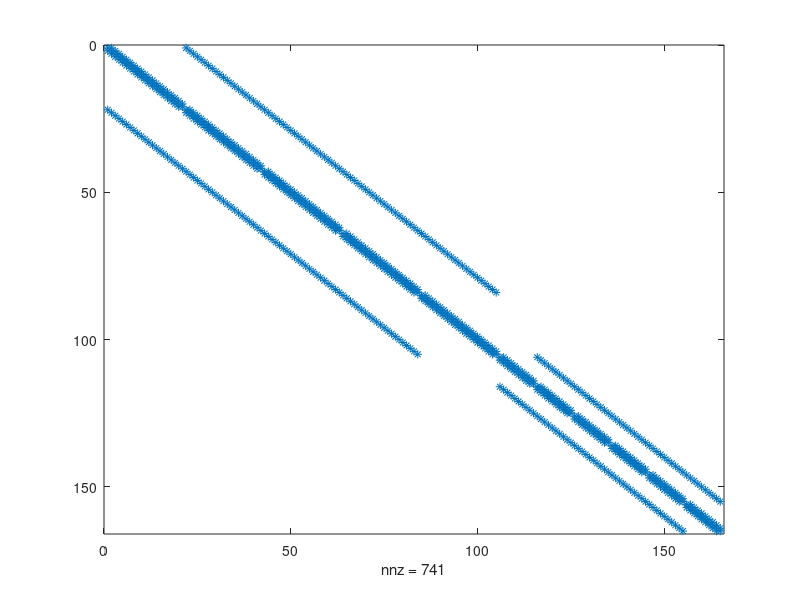

Write the MATLAB code that produced this figure. (Note: this script raises an error after producing the figure.)
% steadyHeatEquation2DJacobi.m
% Zijun Fang
% CID: 01811420
% -------------------
% Solve the 2D poisson equation
%
% -(T_xx + T_yy) = q(x,y)
%
% With the boundary conditions on the edge sides, which modelling in the L-
% shape plate with each side grid point in Nx and Ny; to modfy the unit
% length of gird step of finite element mesh to simulate the heat in
% different solving methods.
%
% Solve this question in Jacobi method.

% Clean up
clear
close all

% ----------------------------------------------------------------------- %
% Setup
% ----------------------------------------------------------------------- %

%% Set the dimension of matrix A
Nx = 5;
Ny = 10;
a = 1;
dx = a / (Nx+1);
dy = a / (Ny+1);
A = zeros(Nx*(2*Ny+1)+(Nx+1)*Ny);
c = (dx/dy)^2;
c1 = 2*(1+c);
c2 = c;
c3 = 1;
n = 1:Nx;
m = (Nx*(2*Ny+1)+(Nx+1)*Ny);

%% Matrix A setting
% General diag matrix settings

for i = 1:(Nx*(2*Ny+1)+(Nx+1)*Ny)
    A(i,i) = -c1;
end
for i = 2:(Nx*(2*Ny+1)+(Nx+1)*Ny)
    A(i,i-1) = c2;
    A(i-1,i) = c2;
end
for i = (2*Ny+2):(Nx*(2*Ny+1))
    A(i-(2*Ny+1),i) = c3;
    A(i,i-(2*Ny+1)) = c3;
end

for i = (Nx*(2*Ny+1)+1+Ny):(Nx*(2*Ny+1)+(Nx+1)*Ny)
    A(i-Ny,i) = c3;
    A(i,i-Ny) = c3;
end

% Specific matrix settings
for i = n*(2*Ny+1)
    A(i,i+1) = 0;
    A(i+1,i) = 0;
end

for i = n*Ny+(Nx*(2*Ny+1))
    A(i,i+1) = 0;
    A(i+1,i) = 0;
end

A = sparse(A);
spy(A)


%% Setting the vector b which based on function q(x,y)
% Setting the calculation loop of output temp results
b = zeros (m,1);
k = 1;

for i = dx : dx : 2*a-dx
    for j = dy : dy : 2*a-dy
        if i >= a-dx && j <= a+dy
        else
            b(k) = -dx^2 * qxy(i,j,a);
            k = k+1;
        end
    end
end

           

%% Jacobi method simulation and Temperature output
% Form the matrix A = L + U + D
% D : diagonal matrix
% L : lower matrix
% U : upper matrix
D = diag ( diag (A) );
L = tril (A) - D;
U = triu (A) - D;


% Jacobian matrix function : Tx_u = P * b - Q * Tx
% u : time step number
P = D^-1;
Q = (P) * (L+U);

% Temperature output results
Tx = zeros (m,1);
Tx_u = zeros (m,1);

tol_min = 0.0001;
iter_max = 10^4;

for iter = 0 : iter_max
    Tx = P * b - Q * Tx;
    plotT(Nx, Ny, dx, dy, Tx);
    tol = norm( (Tx_u-Tx), 2)
    
    if tol > 100
        disp(' This matrix forming in weak solution.');
        break;
    elseif tol < tol_min
        disp(' This matrix forming in possible solution.');
        break;
    end
    Tx_u = Tx;
    
end


%% Function assign T and plot contour
function plotT(Nx, Ny, dx, dy, Tx)

[X,Y]=meshgrid(0:dy:2,0:dx:2);
T = zeros(2*Nx+3,2*Ny+3);

k=1;
for i = 2 : 2*Nx+2
    for j = 2 : 2*Ny+2
        if i > Nx+1 && j <= Ny+2
        else
        T(i , j) = Tx(k);
        k = k+1;
        end
    end
end

surfc(Y,X,T)
title(['Jacobi Method Heat Equation with:', ' Nx=', num2str(Nx), ', Ny=', num2str(Ny)])
xlabel('Nx-grid');
ylabel('Ny-grid');
zlabel('Temperature');
end
%% Function generating q(x,y)

% q = @(x,y) (100*cos(pi*x) * sin(1.5*pi*y)) * (exp(-0.5*((x-1)^2 +
% (y-1)^2)))

function q = qxy(x,y,a) 
q = (100*cos(pi*x) * sin(1.5*pi*y)) * (exp(-0.5*((x-a)^2 + (y-a)^2)));
end


















